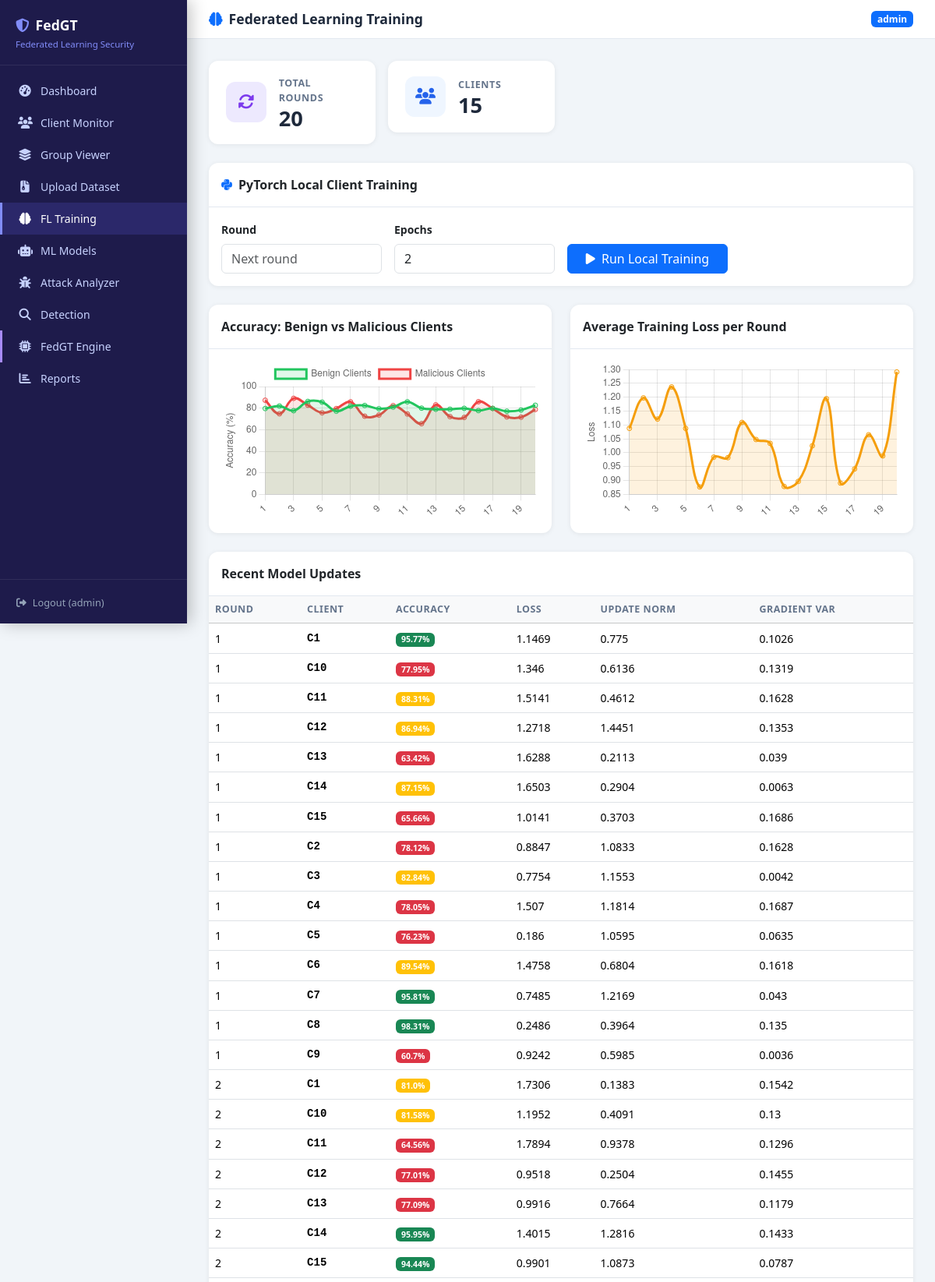
The app's page /training/ (signed in, upper part) with its own data.
### core/models.py (models this page shows)
class ModelUpdate(models.Model):
    round = models.IntegerField()
    client_id = models.CharField(max_length=20)
    loss = models.FloatField()
    accuracy = models.FloatField()
    update_norm = models.FloatField()
    gradient_variance = models.FloatField()

### core/views.py (the view, shortened to what this page needs)
# urls.py: path('training/', views.training_dashboard, name='training_dashboard'),
@login_required
def training_dashboard(request):
    updates = ModelUpdate.objects.all().order_by('round', 'client_id')
    rounds = sorted(ModelUpdate.objects.values_list('round', flat=True).distinct())
    clients = sorted(Client.objects.values_list('client_id', flat=True))
    malicious_ids = set(Client.objects.filter(is_malicious=True).values_list('client_id', flat=True))
    benign_acc, malicious_acc = [], []
    for r in rounds:
        us = ModelUpdate.objects.filter(round=r)
        b = [u.accuracy for u in us if u.client_id not in malicious_ids]
        m = [u.accuracy for u in us if u.client_id in malicious_ids]
        benign_acc.append(round(sum(b)/len(b), 2) if b else 0)
        malicious_acc.append(round(sum(m)/len(m), 2) if m else 0)
    avg_loss = []
    for r in rounds:
        us = ModelUpdate.objects.filter(round=r)
        vals = [u.loss for u in us]
        avg_loss.append(round(sum(vals)/len(vals), 4) if vals else 0)
    agg_results = AggregationResult.objects.all().order_by('round')
    ctx = {
        'rounds': json.dumps(rounds),
        'benign_acc': json.dumps(benign_acc),
        'malicious_acc': json.dumps(malicious_acc),
        'avg_loss': json.dumps(avg_loss),
        'recent_updates': updates[:30],
        'total_rounds': len(rounds),
        'total_clients': len(clients),
        'agg_results': agg_results,
    }
    return render(request, 'core/training_dashboard.html', ctx)

### core/models.py (called while the page is built)
    def excluded_clients_list(self):
        import json
        return json.loads(self.excluded_clients_json)

### templates/core/training_dashboard.html (shortened to what this page needs)
{% extends 'core/base.html' %}
{% block page_title %}<i class="fa-solid fa-brain me-2 text-primary"></i>Federated Learning Training{% endblock %}
{% block content %}
<div class="row g-3 mb-4">
  <div class="col-md-3">
    <div class="stat-card">
      <div class="stat-icon" style="background:#ede9fe;"><i class="fa-solid fa-rotate" style="color:#7c3aed;"></i></div>
      <div><div class="stat-label">Total Rounds</div><div class="stat-value">{{ total_rounds }}</div></div>
    </div>
  </div>
  <div class="col-md-3">
    <div class="stat-card">
      <div class="stat-icon" style="background:#eff6ff;"><i class="fa-solid fa-users" style="color:#2563eb;"></i></div>
      <div><div class="stat-label">Clients</div><div class="stat-value">{{ total_clients }}</div></div>
    </div>
  </div>
</div>
<div class="card mb-4">
  <div class="card-header py-3 d-flex align-items-center gap-2">
    <i class="fa-brands fa-python text-primary"></i>
    PyTorch Local Client Training
  </div>
  <div class="card-body">
    <form method="post" class="row g-3 align-items-end">
      <div class="col-md-3">
        <label class="form-label small fw-semibold">Round</label>
        <input class="form-control" name="round_number" type="number" min="1" placeholder="Next round">
      </div>
      <div class="col-md-3">
        <label class="form-label small fw-semibold">Epochs</label>
        <input class="form-control" name="epochs" type="number" min="1" max="20" value="2">
      </div>
      <div class="col-md-3">
        <button type="submit" class="btn btn-primary w-100">
          <i class="fa-solid fa-play me-1"></i> Run Local Training
        </button>
      </div>
    </form>
  </div>
</div>
<div class="row g-4 mb-4">
  <div class="col-md-6">
    <div class="card h-100">
      <div class="card-header py-3">Accuracy: Benign vs Malicious Clients</div>
      <div class="card-body">
        <canvas id="accChart" style="max-height:280px;"></canvas>
      </div>
    </div>
  </div>
  <div class="col-md-6">
    <div class="card h-100">
      <div class="card-header py-3">Average Training Loss per Round</div>
      <div class="card-body">
        <canvas id="lossChart" style="max-height:280px;"></canvas>
      </div>
    </div>
  </div>
</div>
<div class="card">
  <div class="card-header py-3">Recent Model Updates</div>
  <div class="card-body p-0">
    <div class="table-responsive">
      <table class="table mb-0">
        <thead class="table-light">
          <tr><th>Round</th><th>Client</th><th>Accuracy</th><th>Loss</th><th>Update Norm</th><th>Gradient Var</th></tr>
        </thead>
        <tbody>
          {% for u in recent_updates %}
          <tr>
            <td>{{ u.round }}</td>
            <td class="fw-bold font-monospace">{{ u.client_id }}</td>
            <td><span class="badge {% if u.accuracy >= 90 %}bg-success{% elif u.accuracy >= 80 %}bg-warning{% else %}bg-danger{% endif %}">{{ u.accuracy }}%</span></td>
            <td>{{ u.loss }}</td>
            <td>{{ u.update_norm }}</td>
            <td>{{ u.gradient_variance }}</td>
          </tr>
          {% endfor %}
        </tbody>
      </table>
    </div>
  </div>
</div>
{% endblock %}
{% block scripts %}
<script>
const rounds = {{ rounds|safe }};
new Chart(document.getElementById('accChart'), {
  type: 'line',
  data: {
    labels: rounds,
    datasets: [
      { label: 'Benign Clients', data: {{ benign_acc|safe }}, borderColor: '#22c55e', backgroundColor: '#22c55e22', tension: 0.4, fill: true },
      { label: 'Malicious Clients', data: {{ malicious_acc|safe }}, borderColor: '#ef4444', backgroundColor: '#ef444422', tension: 0.4, fill: true },
    ]
  },
  options: { plugins: { legend: { position: 'top' } }, scales: { y: { min: 0, max: 100, title: { display: true, text: 'Accuracy (%)' } } } }
});
new Chart(document.getElementById('lossChart'), {
  type: 'line',
  data: {
    labels: rounds,
    datasets: [
      { label: 'Avg Loss', data: {{ avg_loss|safe }}, borderColor: '#f59e0b', backgroundColor: '#f59e0b22', tension: 0.4, fill: true }
    ]
  },
  options: { plugins: { legend: { display: false } }, scales: { y: { title: { display: true, text: 'Loss' } } } }
});
</script>
{% endblock %}

### templates/core/base.html (shortened to what this page needs)
<!DOCTYPE html>
<html lang="en">
<head>
<link href="https://cdnjs.cloudflare.com/ajax/libs/bootstrap/5.3.2/css/bootstrap.min.css" rel="stylesheet">
<link href="https://cdnjs.cloudflare.com/ajax/libs/font-awesome/6.4.0/css/all.min.css" rel="stylesheet">
</head>
<body>
{% if user.is_authenticated %}
<div class="sidebar">
  <div class="sidebar-brand">
    <h5><i class="fa-solid fa-shield-halved me-2" style="color:#818cf8"></i>FedGT</h5>
    <small>Federated Learning Security</small>
  </div>
  <nav class="sidebar-nav">
    <a href="{% url 'dashboard' %}" class="{% if request.resolver_match.url_name == 'dashboard' %}active{% endif %}">
      <i class="fa-solid fa-gauge-high"></i> Dashboard
    </a>
    <a href="{% url 'client_monitor' %}" class="{% if request.resolver_match.url_name == 'client_monitor' %}active{% endif %}">
      <i class="fa-solid fa-users"></i> Client Monitor
    </a>
    <a href="{% url 'group_viewer' %}" class="{% if request.resolver_match.url_name == 'group_viewer' %}active{% endif %}">
      <i class="fa-solid fa-layer-group"></i> Group Viewer
    </a>
    <a href="{% url 'upload_dataset' %}" class="{% if request.resolver_match.url_name == 'upload_dataset' %}active{% endif %}">
      <i class="fa-solid fa-file-zipper"></i> Upload Dataset
    </a>
    <a href="{% url 'training_dashboard' %}" class="{% if request.resolver_match.url_name == 'training_dashboard' %}active{% endif %}">
      <i class="fa-solid fa-brain"></i> FL Training
    </a>
    <a href="{% url 'ml_models' %}" class="{% if request.resolver_match.url_name == 'ml_models' %}active{% endif %}">
      <i class="fa-solid fa-robot"></i> ML Models
    </a>
    <a href="{% url 'attack_analyzer' %}" class="{% if request.resolver_match.url_name == 'attack_analyzer' %}active{% endif %}">
      <i class="fa-solid fa-bug"></i> Attack Analyzer
    </a>
    <a href="{% url 'detection' %}" class="{% if request.resolver_match.url_name == 'detection' %}active{% endif %}">
      <i class="fa-solid fa-magnifying-glass"></i> Detection
    </a>
    <a href="{% url 'fedgt_dashboard' %}" class="{% if request.resolver_match.url_name == 'fedgt_dashboard' %}active{% endif %}" style="border-left-color:#a78bfa;">
      <i class="fa-solid fa-microchip"></i> FedGT Engine
    </a>
    <a href="{% url 'reports' %}" class="{% if request.resolver_match.url_name == 'reports' %}active{% endif %}">
      <i class="fa-solid fa-chart-bar"></i> Reports
    </a>
  </nav>
  <div class="sidebar-footer">
    <form method="post" action="{% url 'logout' %}" class="m-0">
      <button type="submit" class="btn btn-link p-0 text-decoration-none" style="color:#94a3b8;font-size:.8rem;">
        <i class="fa-solid fa-right-from-bracket me-2"></i>Logout ({{ user.username }})
      </button>
    </form>
  </div>
</div>
<div class="main-wrap">
  <div class="topbar">
    <h4>{% block page_title %}Dashboard{% endblock %}</h4>
    <div class="d-flex align-items-center gap-3">
      <span class="badge bg-primary">{{ user.username }}</span>
    </div>
  </div>
  <div class="page-content">
    {% block content %}{% endblock %}
  </div>
</div>
{% else %}
{% block auth_content %}{% endblock %}
{% endif %}
{% block scripts %}{% endblock %}
</body>
</html>

### templates/core/base.html (style rules this page uses)
:root { --sidebar-w: 240px; --accent: #4f46e5; --accent-light: #818cf8; --danger: #ef4444; --success: #22c55e; --card-radius: 12px; }
body { background: #f1f5f9; font-family: 'Segoe UI', sans-serif; }
.sidebar { position: fixed; top: 0; left: 0; height: 100vh; width: var(--sidebar-w); background: #1e1b4b; display: flex; flex-direction: column; z-index: 1000; box-shadow: 4px 0 20px rgba(0,0,0,.25); }
.sidebar-brand { padding: 22px 20px 16px; border-bottom: 1px solid rgba(255,255,255,.08); }
.sidebar-brand h5 { color: #fff; font-weight: 700; margin: 0; font-size: 1.1rem; }
.sidebar-brand small { color: var(--accent-light); font-size: .72rem; }
.sidebar-nav { flex: 1; padding: 12px 0; overflow-y: auto; }
.sidebar-nav a { display: flex; align-items: center; gap: 11px; padding: 10px 20px; color: #c7d2fe; text-decoration: none; font-size: .875rem; border-left: 3px solid transparent; transition: all .2s; }
.sidebar-nav a:hover, .sidebar-nav a.active { background: rgba(99,102,241,.18); color: #fff; border-left-color: var(--accent-light); }
.sidebar-nav a i { width: 18px; text-align: center; font-size: .95rem; }
.sidebar-footer { padding: 16px 20px; border-top: 1px solid rgba(255,255,255,.08); }
.main-wrap { margin-left: var(--sidebar-w); min-height: 100vh; }
.topbar { background: #fff; padding: 14px 28px; border-bottom: 1px solid #e2e8f0; display: flex; align-items: center; justify-content: space-between; position: sticky; top: 0; z-index: 100; }
.topbar h4 { margin: 0; font-weight: 700; color: #1e293b; font-size: 1.1rem; }
.page-content { padding: 28px; }
.card { border: none; border-radius: var(--card-radius); box-shadow: 0 1px 6px rgba(0,0,0,.07); }
.card-header { background: transparent; border-bottom: 1px solid #e2e8f0; font-weight: 600; }
.stat-card { background: #fff; border-radius: var(--card-radius); padding: 20px 22px; box-shadow: 0 1px 6px rgba(0,0,0,.07); display: flex; align-items: center; gap: 16px; }
.stat-icon { width: 52px; height: 52px; border-radius: 12px; display: flex; align-items: center; justify-content: center; font-size: 1.3rem; }
.stat-label { color: #64748b; font-size: .78rem; font-weight: 600; text-transform: uppercase; letter-spacing: .05em; }
.stat-value { font-size: 1.7rem; font-weight: 800; color: #1e293b; line-height: 1; margin-top: 2px; }
.table th { font-size: .78rem; text-transform: uppercase; letter-spacing: .04em; color: #64748b; font-weight: 700; }
.table td { font-size: .875rem; vertical-align: middle; }

### records on screen
ModelUpdate: round "1", client_id "C1", accuracy "95.77", loss "1.1469", update_norm "0.775", gradient_variance "0.1026"
ModelUpdate: round "1", client_id "C10", accuracy "77.95", loss "1.346", update_norm "0.6136", gradient_variance "0.1319"
ModelUpdate: round "1", client_id "C11", accuracy "88.31", loss "1.5141", update_norm "0.4612", gradient_variance "0.1628"
ModelUpdate: round "1", client_id "C12", accuracy "86.94", loss "1.2718", update_norm "1.4451", gradient_variance "0.1353"
ModelUpdate: round "1", client_id "C13", accuracy "63.42", loss "1.6288", update_norm "0.2113", gradient_variance "0.039"
ModelUpdate: round "1", client_id "C14", accuracy "87.15", loss "1.6503", update_norm "0.2904", gradient_variance "0.0063"
ModelUpdate: round "1", client_id "C15", accuracy "65.66", loss "1.0141", update_norm "0.3703", gradient_variance "0.1686"
ModelUpdate: round "1", client_id "C2", accuracy "78.12", loss "0.8847", update_norm "1.0833", gradient_variance "0.1628"
ModelUpdate: round "1", client_id "C3", accuracy "82.84", loss "0.7754", update_norm "1.1553", gradient_variance "0.0042"
ModelUpdate: round "1", client_id "C4", accuracy "78.05", loss "1.507", update_norm "1.1814", gradient_variance "0.1687"
ModelUpdate: round "1", client_id "C5", accuracy "76.23", loss "0.186", update_norm "1.0595", gradient_variance "0.0635"
ModelUpdate: round "1", client_id "C6", accuracy "89.54", loss "1.4758", update_norm "0.6804", gradient_variance "0.1618"
ModelUpdate: round "1", client_id "C7", accuracy "95.81", loss "0.7485", update_norm "1.2169", gradient_variance "0.043"
ModelUpdate: round "1", client_id "C8", accuracy "98.31", loss "0.2486", update_norm "0.3964", gradient_variance "0.135"
ModelUpdate: round "1", client_id "C9", accuracy "60.7", loss "0.9242", update_norm "0.5985", gradient_variance "0.0036"
ModelUpdate: round "2", client_id "C1", accuracy "81.0", loss "1.7306", update_norm "0.1383", gradient_variance "0.1542"
ModelUpdate: round "2", client_id "C10", accuracy "81.58", loss "1.1952", update_norm "0.4091", gradient_variance "0.13"
ModelUpdate: round "2", client_id "C11", accuracy "64.56", loss "1.7894", update_norm "0.9378", gradient_variance "0.1296"
ModelUpdate: round "2", client_id "C12", accuracy "77.01", loss "0.9518", update_norm "0.2504", gradient_variance "0.1455"
ModelUpdate: round "2", client_id "C13", accuracy "77.09", loss "0.9916", update_norm "0.7664", gradient_variance "0.1179"
ModelUpdate: round "2", client_id "C14", accuracy "95.95", loss "1.4015", update_norm "1.2816", gradient_variance "0.1433"
ModelUpdate: round "2", client_id "C15", accuracy "94.44", loss "0.9901", update_norm "1.0873", gradient_variance "0.0787"

### other values on screen
{{ user.username }} "admin"
{{ total_rounds }} "20"
{{ total_clients }} "15"
chart data {{ rounds|safe }} [1, 2, 3, 4, 5, 6, 7, 8, 9, 10, 11, 12, 13, 14, 15, 16, 17, 18, 19, 20]
chart data {{ benign_acc|safe }} [79.61, 81.94, 77.6, 86.21, 85.56, 77.15, 81.81, 82.43, 79.44, 80.94, 85.88, 79.96, 78.92, 78.97, 79.81, 77.71, 79.78, 77.1, 78.23, 82.64]
chart data {{ malicious_acc|safe }} [87.28, 74.75, 89.05, 82.74, 75.69, 79.57, 85.81, 72.52, 73.6, 82.31, 74.56, 65.6, 83.03, 72.12, 71.38, 85.94, 79.7, 71.88, 71.61, 78.77]
chart data {{ avg_loss|safe }} [1.0881, 1.1978, 1.1216, 1.2374, 1.0878, 0.8768, 0.9843, 0.9824, 1.1095, 1.0478, 1.034, 0.8785, 0.8968, 1.0251, 1.1951, 0.8907, 0.9417, 1.0648, 0.9886, 1.2911]
